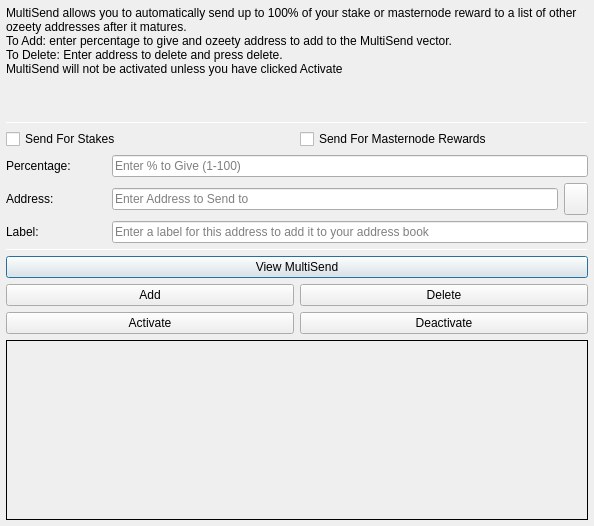
<?xml version="1.0" encoding="UTF-8"?>
<ui version="4.0">
 <class>MultiSendDialog</class>
 <widget class="QDialog" name="MultiSendDialog">
  <property name="windowModality">
   <enum>Qt::NonModal</enum>
  </property>
  <property name="geometry">
   <rect>
    <x>0</x>
    <y>0</y>
    <width>594</width>
    <height>526</height>
   </rect>
  </property>
  <property name="windowTitle">
   <string>MultiSend</string>
  </property>
  <layout class="QVBoxLayout" name="verticalLayout" stretch="0">
   <property name="leftMargin">
    <number>6</number>
   </property>
   <property name="topMargin">
    <number>6</number>
   </property>
   <property name="rightMargin">
    <number>6</number>
   </property>
   <property name="bottomMargin">
    <number>6</number>
   </property>
   <item>
    <layout class="QVBoxLayout" name="verticalLayout_Main" stretch="1,1,1,0,1,1,1">
     <item>
      <widget class="QLabel" name="label_2">
       <property name="lineWidth">
        <number>1</number>
       </property>
       <property name="text">
        <string>MultiSend allows you to automatically send up to 100% of your stake or masternode reward to a list of other ozeety addresses after it matures.
To Add: enter percentage to give and ozeety address to add to the MultiSend vector.
To Delete: Enter address to delete and press delete.
MultiSend will not be activated unless you have clicked Activate</string>
       </property>
       <property name="alignment">
        <set>Qt::AlignLeading|Qt::AlignLeft|Qt::AlignTop</set>
       </property>
       <property name="wordWrap">
        <bool>true</bool>
       </property>
      </widget>
     </item>
     <item>
      <widget class="Line" name="line">
       <property name="minimumSize">
        <size>
         <width>0</width>
         <height>1</height>
        </size>
       </property>
       <property name="maximumSize">
        <size>
         <width>16777215</width>
         <height>1</height>
        </size>
       </property>
       <property name="orientation">
        <enum>Qt::Horizontal</enum>
       </property>
      </widget>
     </item>
     <item>
      <layout class="QVBoxLayout" name="verticalLayout_Settings">
       <item>
        <layout class="QHBoxLayout" name="horizontalLayout">
         <item>
          <widget class="QCheckBox" name="multiSendStakeCheckBox">
           <property name="text">
            <string>Send For Stakes</string>
           </property>
          </widget>
         </item>
         <item>
          <widget class="QCheckBox" name="multiSendMasternodeCheckBox">
           <property name="text">
            <string>Send For Masternode Rewards</string>
           </property>
          </widget>
         </item>
        </layout>
       </item>
       <item>
        <layout class="QHBoxLayout" name="horizontalLayout_6">
         <item>
          <widget class="QLabel" name="label">
           <property name="minimumSize">
            <size>
             <width>100</width>
             <height>0</height>
            </size>
           </property>
           <property name="toolTip">
            <string>Percentage of stake to send</string>
           </property>
           <property name="text">
            <string>Percentage:</string>
           </property>
          </widget>
         </item>
         <item>
          <widget class="QLineEdit" name="multiSendPercentEdit">
           <property name="toolTip">
            <string>Enter whole numbers 1 - 100</string>
           </property>
           <property name="placeholderText">
            <string>Enter % to Give (1-100)</string>
           </property>
          </widget>
         </item>
        </layout>
       </item>
       <item>
        <layout class="QHBoxLayout" name="horizontalLayout_7">
         <item>
          <widget class="QLabel" name="label_5">
           <property name="minimumSize">
            <size>
             <width>100</width>
             <height>0</height>
            </size>
           </property>
           <property name="toolTip">
            <string>Address to send portion of stake to</string>
           </property>
           <property name="text">
            <string>Address:</string>
           </property>
          </widget>
         </item>
         <item>
          <widget class="QLineEdit" name="multiSendAddressEdit">
           <property name="toolTip">
            <string/>
           </property>
           <property name="placeholderText">
            <string>Enter Address to Send to</string>
           </property>
          </widget>
         </item>
         <item>
          <widget class="QToolButton" name="addressBookButton">
           <property name="maximumSize">
            <size>
             <width>16777215</width>
             <height>32</height>
            </size>
           </property>
           <property name="toolTip">
            <string>Choose an address from the address book</string>
           </property>
           <property name="text">
            <string/>
           </property>
           <property name="icon">
            <iconset resource="../ozeety.qrc">
             <normaloff>:/icons/address-book</normaloff>:/icons/address-book</iconset>
           </property>
           <property name="shortcut">
            <string>Alt+A</string>
           </property>
          </widget>
         </item>
        </layout>
       </item>
      </layout>
     </item>
     <item>
      <layout class="QHBoxLayout" name="horizontalLayout_3">
       <item>
        <widget class="QLabel" name="label_3">
         <property name="minimumSize">
          <size>
           <width>100</width>
           <height>0</height>
          </size>
         </property>
         <property name="text">
          <string>Label:</string>
         </property>
        </widget>
       </item>
       <item>
        <widget class="QLineEdit" name="labelAddressLabelEdit">
         <property name="placeholderText">
          <string>Enter a label for this address to add it to your address book</string>
         </property>
        </widget>
       </item>
      </layout>
     </item>
     <item>
      <widget class="Line" name="line_2">
       <property name="minimumSize">
        <size>
         <width>0</width>
         <height>1</height>
        </size>
       </property>
       <property name="maximumSize">
        <size>
         <width>16777215</width>
         <height>1</height>
        </size>
       </property>
       <property name="orientation">
        <enum>Qt::Horizontal</enum>
       </property>
      </widget>
     </item>
     <item>
      <layout class="QVBoxLayout" name="verticalLayout_Buttons">
       <item>
        <layout class="QHBoxLayout" name="horizontalLayout_4">
         <item>
          <widget class="QPushButton" name="viewButton">
           <property name="toolTip">
            <string/>
           </property>
           <property name="statusTip">
            <string>View MultiSend Vector</string>
           </property>
           <property name="text">
            <string>View MultiSend</string>
           </property>
          </widget>
         </item>
        </layout>
       </item>
       <item>
        <layout class="QHBoxLayout" name="horizontalLayout_2">
         <item>
          <widget class="QPushButton" name="addButton">
           <property name="toolTip">
            <string/>
           </property>
           <property name="statusTip">
            <string>Add to MultiSend Vector</string>
           </property>
           <property name="text">
            <string>Add</string>
           </property>
          </widget>
         </item>
         <item>
          <widget class="QPushButton" name="deleteButton">
           <property name="toolTip">
            <string/>
           </property>
           <property name="statusTip">
            <string>Delete Address From MultiSend Vector</string>
           </property>
           <property name="text">
            <string>Delete</string>
           </property>
          </widget>
         </item>
        </layout>
       </item>
       <item>
        <layout class="QHBoxLayout" name="horizontalLayout_5">
         <item>
          <widget class="QPushButton" name="activateButton">
           <property name="statusTip">
            <string>Activate MultiSend</string>
           </property>
           <property name="text">
            <string>Activate</string>
           </property>
          </widget>
         </item>
         <item>
          <widget class="QPushButton" name="disableButton">
           <property name="statusTip">
            <string>Deactivate MultiSend</string>
           </property>
           <property name="text">
            <string>Deactivate</string>
           </property>
          </widget>
         </item>
        </layout>
       </item>
      </layout>
     </item>
     <item>
      <widget class="QLabel" name="message">
       <property name="minimumSize">
        <size>
         <width>0</width>
         <height>180</height>
        </size>
       </property>
       <property name="frameShape">
        <enum>QFrame::Panel</enum>
       </property>
       <property name="frameShadow">
        <enum>QFrame::Plain</enum>
       </property>
       <property name="lineWidth">
        <number>1</number>
       </property>
       <property name="midLineWidth">
        <number>1</number>
       </property>
       <property name="text">
        <string/>
       </property>
       <property name="alignment">
        <set>Qt::AlignLeading|Qt::AlignLeft|Qt::AlignTop</set>
       </property>
       <property name="wordWrap">
        <bool>true</bool>
       </property>
      </widget>
     </item>
    </layout>
   </item>
  </layout>
 </widget>
 <resources>
  <include location="../ozeety.qrc"/>
 </resources>
 <connections/>
</ui>
